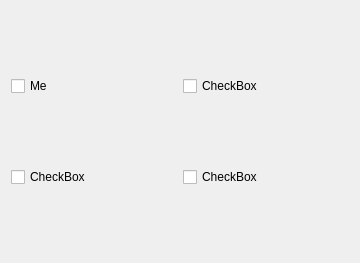
                             <widget class="QWidget" name="scrollAreaWidgetContents_19">
                              <property name="geometry">
                               <rect>
                                <x>0</x>
                                <y>0</y>
                                <width>360</width>
                                <height>263</height>
                               </rect>
                              </property>
                              <layout class="QGridLayout" name="gridLayout_5">
                               <item row="2" column="1">
                                <widget class="QCheckBox" name="checkBox_5">
                                 <property name="text">
                                  <string>CheckBox</string>
                                 </property>
                                </widget>
                               </item>
                               <item row="1" column="1">
                                <widget class="QCheckBox" name="checkBox_6">
                                 <property name="text">
                                  <string>Me</string>
                                 </property>
                                </widget>
                               </item>
                               <item row="1" column="2">
                                <widget class="QCheckBox" name="checkBox_7">
                                 <property name="text">
                                  <string>CheckBox</string>
                                 </property>
                                </widget>
                               </item>
                               <item row="2" column="2">
                                <widget class="QCheckBox" name="checkBox_8">
                                 <property name="text">
                                  <string>CheckBox</string>
                                 </property>
                                </widget>
                               </item>
                              </layout>
                             </widget>
